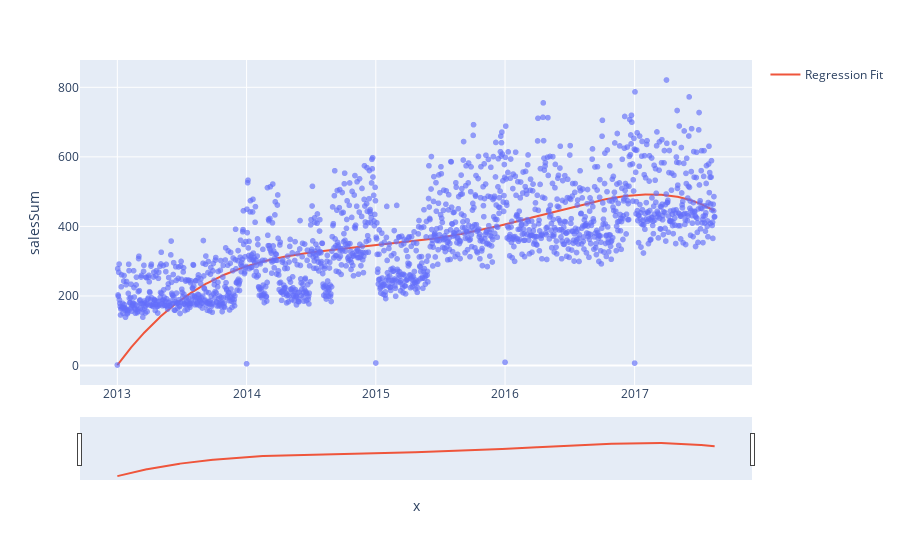

Write notebook code for a chart like this one.
### Code cell
y = df1["salesSum"]  # the target

# The intercept is the same as the `const` feature from
# DeterministicProcess. LinearRegression behaves badly with duplicated
# features, so we need to be sure to exclude it here.
model = LinearRegression(fit_intercept=False)
model.fit(X, y)

y_pred = pd.Series(model.predict(X), index=X.index)


#x_range = np.linspace(X.min(), X.max(), 100)
#y_range = model.predict(x_range.reshape(-1, 1))

fig = px.scatter(df1, x=df1.index.to_timestamp(), y='salesSum', opacity=0.65)
fig.add_traces(go.Scatter(x=X.index.to_timestamp(), y=y_pred, name='Regression Fit'))
fig.update_xaxes(rangeslider_visible= True)
fig.show()

### Figure 1 — Plotly figure (JSON) as saved in the notebook; plotly's stock layout.template omitted (floating-point values rounded to 4 significant figures; data arrays with more than 128 entries replaced by an {"elided": "..."} marker saying what was removed)
{"data": [{"hovertemplate": "x=%{x}<br>salesSum=%{y}<extra></extra>", "legendgroup": "", "marker": {"color": "#636efa", "opacity": 0.65, "symbol": "circle"}, "mode": "markers", "name": "", "showlegend": false, "x": {"elided": "1684 str values"}, "xaxis": "x", "y": {"elided": "1684 float values"}, "yaxis": "y", "type": "scattergl"}, {"name": "Regression Fit", "x": {"elided": "1684 str values"}, "y": {"elided": "1684 float values"}, "type": "scatter"}], "layout": {"xaxis": {"anchor": "y", "domain": [0, 1], "title": {"text": "x"}, "rangeslider": {"visible": true, "yaxis": {"_template": null, "rangemode": "match"}, "autorange": true, "range": ["2012-09-24 00:34:58.6547", "2017-11-21 23:25:01.3453"]}, "type": "date", "range": ["2012-09-24 00:34:58.6547", "2017-11-21 23:25:01.3453"], "autorange": true}, "yaxis": {"anchor": "x", "domain": [0, 1], "title": {"text": "salesSum"}, "type": "linear", "range": [-61.09, 883.5], "autorange": true}, "legend": {"tracegroupgap": 0}, "margin": {"t": 60}, "autosize": true}}
